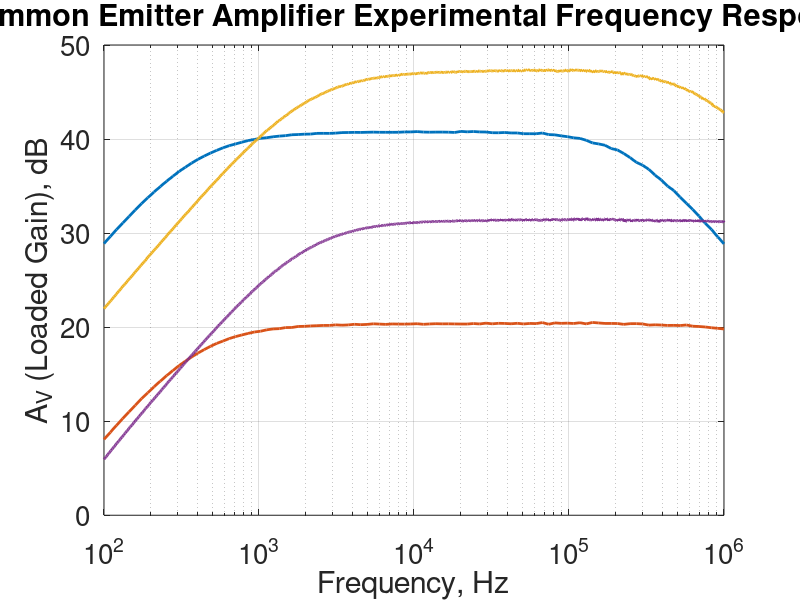

The MATLAB script that drew this image:
%% ECE 342 - Derek Haas & Cameron Sullivan - Lab Task 5 Experimental MATLAB code.
close all;


%% CS Amplifier Experimental AVO
close all;

data = csvread('cs_exper_AVO.csv');
frequency = data(:,1);
voltage = data(:,2);

figure(1);
semilogx(frequency, voltage, 'linewidth', 2);
grid on;
set(gca, 'fontsize', 20);
% title('Common Source Amplifier Experimental Frequency Response (Unloaded)');
ylabel('A_{VO} (Unloaded Gain), dB');
xlabel('Frequency, Hz');
% ylim([ ]);
% xlim([ ]);
hold on;

%% CS Amplifier Experimental AV
close all;

data = csvread('cs_exper_AV.csv');
frequency = data(:,1);
voltage = data(:,2);

figure(1);
semilogx(frequency, voltage, 'linewidth', 2);
grid on;
set(gca, 'fontsize', 20);
% title('Common Source Amplifier Experimental Frequency Response (Loaded)');
ylabel('A_{V} (Loaded Gain), dB');
xlabel('Frequency, Hz');
% ylim([ ]);
% xlim([ ]);
hold on;

%% CE Amplifier Experimental AVO
close all;

data = csvread('ce_exper_AVO.csv');
frequency = data(:,1);
voltage = data(:,2);

figure(1);
semilogx(frequency, voltage, 'linewidth', 2);
grid on;
set(gca, 'fontsize', 20);
title('Common Emitter Amplifier Experimental Frequency Response');
ylabel('A_{VO} (Unloaded Gain), dB');
xlabel('Frequency, Hz');
% ylim([ ]);
% xlim([ ]);
hold on;

%% CE Amplifier Experimental AV
close all;

data = csvread('ce_exper_AV.csv');
frequency = data(:,1);
voltage = data(:,2);

figure(1);
semilogx(frequency, voltage, 'linewidth', 2);
grid on;
set(gca, 'fontsize', 20);
% title('Common Emitter Amplifier Experimental Frequency Response (Loaded)');
ylabel('A_{V} (Loaded Gain), dB');
xlabel('Frequency, Hz');
% ylim([ ]);
% xlim([ ]);
hold on;
